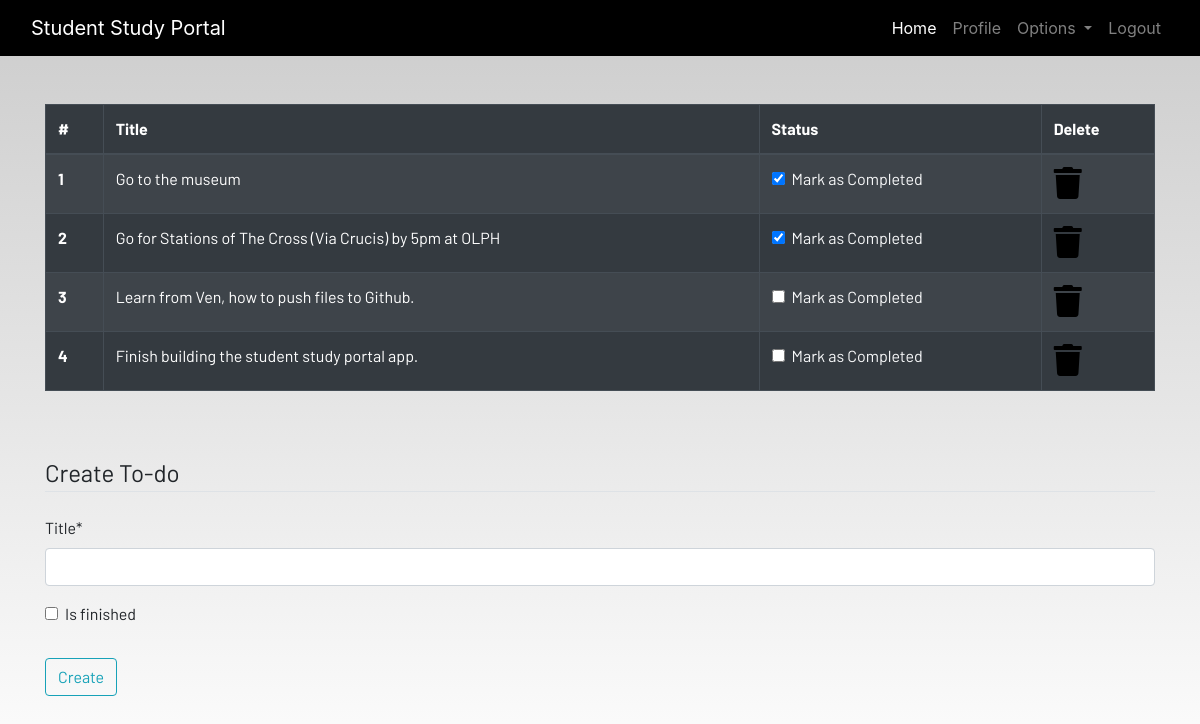
The app's page /todo (signed in) with its own data.
### dashboard/models.py (models this page shows, shortened)
class Todo(models.Model):
    user = models.ForeignKey(User, on_delete=models.CASCADE)
    title = models.CharField(max_length=500)
    is_finished = models.BooleanField(default=False)
    class Meta:
        verbose_name = "todo"
        verbose_name_plural = "todo"

### dashboard/views.py (the view)
# urls.py: path("todo", views.todo, name="todo"),
@login_required
def todo(request):
    if request.method == "POST":
        form = TodoForm(request.POST)
        if form.is_valid():
            try:
                finished = request.POST["is_finished"]
                if finished == "on":
                    finished = True
                else:
                    finished = False
            except:
                finished = False
            todos = Todo(
                user = request.user,
                title = request.POST["title"],
                is_finished = finished
            )
            todos.save()
            messages.success(request, f"To-do added from '{request.user.username}' succesfully!")
    else:
        form = TodoForm()
    todo = Todo.objects.filter(user=request.user)
    if len(todo) == 0:
        todos_done = True
    else:
        todos_done = False
    context = {"todos":todo,
               "form":form,
               "todos_done":todos_done}
    return render(request, "dashboard/todo.html", context)

### dashboard/forms.py
class TodoForm(forms.ModelForm):
    class Meta:
        model = Todo
        fields = ["title", "is_finished"]

### dashboard/templates/dashboard/todo.html (shortened to what this page needs)
{% extends 'dashboard/base.html' %}
{% load static %}
{% load crispy_forms_tags %}
{% block content %}
<div class="container">
    {% if not todos_done %}
    <table class="table table-striped table-bordered table-hover table-dark">
        <thead>
            <tr>
                <th scope="col">#</th>
                <th scope="col">Title</th>
                <th scope="col">Status</th>
                <th scope="col">Delete</th>
            </tr>
        </thead>
        <tbody>
            {% for todo in todos %}
            <tr>
                <th scope="row">{{forloop.counter}}</th>
                <td>{{todo.title}}</td>
                <td>
                    <a href="{% url 'update-todo' todo.id %}">
                        <div class="form-check">
                            {% if todo.is_finished == True %}
                            <input class="form-check-input" type="checkbox" value="" checked>
                            {% else %}
                            <input class="form-check-input" type="checkbox" value="">
                            {% endif %}
                            <label class="form-check-label text-light" for="flexCheckDefault">
                                Mark as Completed
                            </label>
                        </div>
                    </a>
                </td>
                <td><a href="{% url 'delete-todo' todo.id %}"><i class="fa fa-trash fa-2x"></i></a></td>
            </tr>
            {% endfor %}
        </tbody>
    </table>
    {% else %}
    <h4>All tasks have been completed! Create to add more!!</h4>
    {% endif %}
</div><br><br>
<div class="container">
    <form method="POST">
        <fieldset class="form-group">
            <legend class="border-bottom mb-4">Create To-do</legend>
            {{form|crispy}}
        </fieldset>
        <div class="form-group">
            <button href="" class="btn btn-outline-info" type="submit">
                Create
            </button>
        </div>
    </form>
</div>
{% endblock content %}

### static/css/main.css (style rules this page uses)
html { scroll-behavior: smooth; height: 100%; width: 100%; }
a { text-decoration: none !important; color: black; }
html, body { max-width: 100%; overflow-x: hidden; height: 100%; width: 100%; }
body { background: linear-gradient(rgba(0, 0, 0, 0.2), rgba(255, 255, 255, 0.5)); overflow-x: hidden; background-repeat: no-repeat; }
.fa { color: black; }

### records on screen
Todo: title "Go to the museum"
Todo: title "Go for Stations of The Cross (Via Crucis) by 5pm at OLPH"
Todo: title "Learn from Ven, how to push files to Github."
Todo: title "Finish building the student study portal app."
